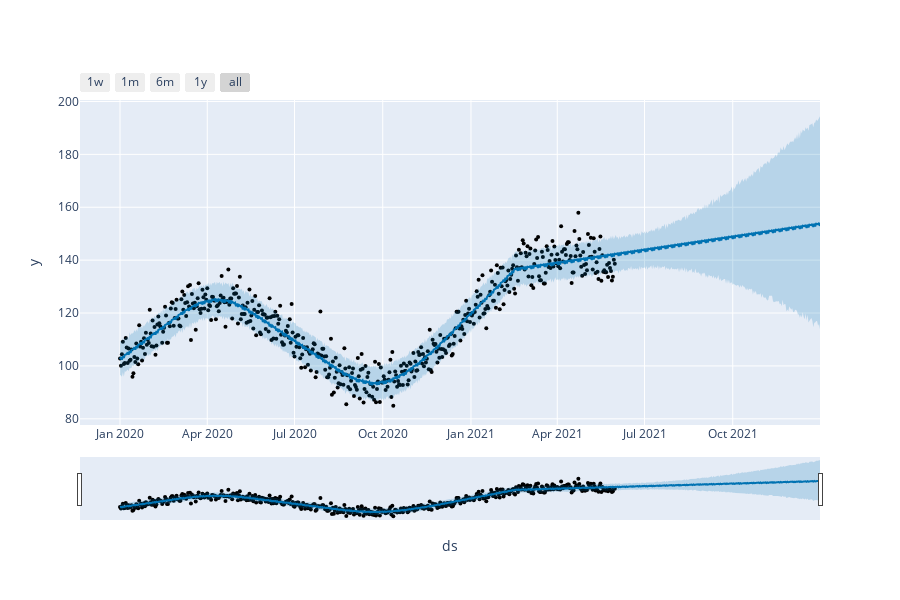
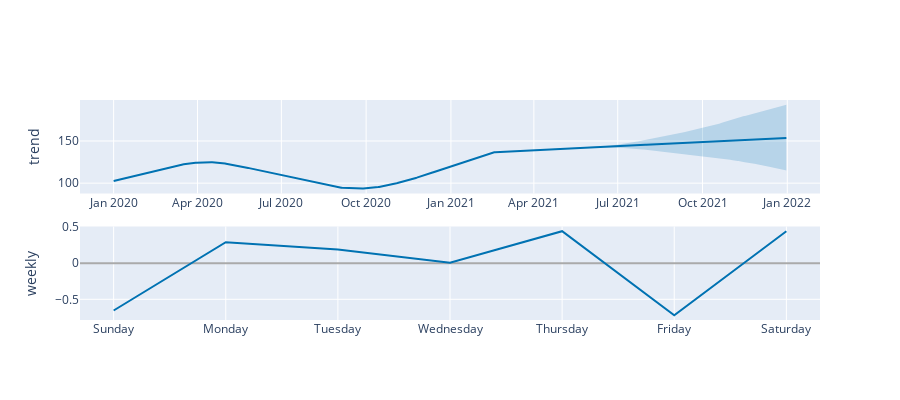

The notebook cell these images were saved under, in order:
### Markdown cell above
### 7.2 Interactive Forecast Plots with Plotly

### Purpose:
Interactive plots allow for a more dynamic exploration of the forecast results, including the trend and seasonal components. This helps us better understand the model fit and the underlying patterns captured by Prophet.

### Plot Types:
1. **Full Forecast Plot:**
   - Displays the predicted sales trend along with the actual sales data.
   - Uncertainty intervals are shaded, providing a visual representation of the model's confidence.

2. **Component Plot:**
   - Breaks down the forecast into trend, weekly seasonality, and residual components.
   - Enables inspection of individual factors contributing to the overall forecast.

### Why Interactive Plots?
- Interactive plots allow zooming in on specific periods, such as around the campaign launch date, to detect subtle shifts.
- Exploring components individually helps validate the model’s ability to capture both trend and seasonal patterns.

### Interpretation:
- The forecast plot shows how the predicted trend aligns with actual data, indicating the model's accuracy.
- The components plot reveals how much of the sales variation is due to long-term trends versus recurring patterns.


These interactive plots help visually confirm that the model has accurately captured the upward sales trend. The campaign’s impact can be observed as a sustained increase in the post-campaign trend, but statistical validation will follow in the causal impact analysis.

### Code cell
forecast_plot = plot_plotly(prophet_model, forecast)
forecast_plot.show()

components_plot = plot_components_plotly(prophet_model, forecast)
components_plot.show()

### Figure 1 — Plotly figure (JSON) as saved in the notebook; plotly's stock layout.template omitted (floating-point values rounded to 4 significant figures; data arrays with more than 128 entries replaced by an {"elided": "..."} marker saying what was removed)
{"data": [{"marker": {"color": "black", "size": 4}, "mode": "markers", "name": "Actual", "type": "scatter", "x": {"elided": "517 str values"}, "y": {"elided": "517 float values"}}, {"hoverinfo": "skip", "line": {"width": 0}, "mode": "lines", "type": "scatter", "x": {"elided": "731 str values"}, "y": {"elided": "731 float values"}}, {"fill": "tonexty", "fillcolor": "rgba(0, 114, 178, 0.2)", "line": {"color": "#0072B2", "width": 2}, "mode": "lines", "name": "Predicted", "type": "scatter", "x": {"elided": "731 str values"}, "y": {"elided": "731 float values"}}, {"fill": "tonexty", "fillcolor": "rgba(0, 114, 178, 0.2)", "hoverinfo": "skip", "line": {"width": 0}, "mode": "lines", "type": "scatter", "x": {"elided": "731 str values"}, "y": {"elided": "731 float values"}}], "layout": {"height": 600, "showlegend": false, "width": 900, "xaxis": {"rangeselector": {"buttons": [{"count": 7, "label": "1w", "step": "day", "stepmode": "backward"}, {"count": 1, "label": "1m", "step": "month", "stepmode": "backward"}, {"count": 6, "label": "6m", "step": "month", "stepmode": "backward"}, {"count": 1, "label": "1y", "step": "year", "stepmode": "backward"}, {"step": "all"}]}, "rangeslider": {"visible": true}, "title": {"text": "ds"}, "type": "date"}, "yaxis": {"title": {"text": "y"}}}}

### Figure 2 — Plotly figure (JSON) as saved in the notebook; plotly's stock layout.template omitted (floating-point values rounded to 4 significant figures; data arrays with more than 128 entries replaced by an {"elided": "..."} marker saying what was removed)
{"data": [{"line": {"color": "#0072B2", "width": 2}, "mode": "lines", "name": "trend", "type": "scatter", "x": {"elided": "731 str values"}, "xaxis": "x", "y": {"elided": "731 float values"}, "yaxis": "y"}, {"line": {"color": "rgba(0, 114, 178, 0.2)", "width": 0}, "mode": "lines", "name": "trend_upper", "type": "scatter", "x": {"elided": "731 str values"}, "xaxis": "x", "y": {"elided": "731 float values"}, "yaxis": "y"}, {"fill": "tonexty", "fillcolor": "rgba(0, 114, 178, 0.2)", "line": {"color": "rgba(0, 114, 178, 0.2)", "width": 0}, "mode": "lines", "name": "trend_lower", "type": "scatter", "x": {"elided": "731 str values"}, "xaxis": "x", "y": {"elided": "731 float values"}, "yaxis": "y"}, {"line": {"color": "#0072B2", "width": 2}, "mode": "lines", "name": "weekly", "type": "scatter", "x": ["2017-01-01T00:00:00", "2017-01-02T00:00:00", "2017-01-03T00:00:00", "2017-01-04T00:00:00", "2017-01-05T00:00:00", "2017-01-06T00:00:00", "2017-01-07T00:00:00"], "xaxis": "x2", "y": [-0.6551, 0.2913, 0.1912, 0.007803, 0.4442, -0.7217, 0.4422], "yaxis": "y2"}], "layout": {"height": 400, "showlegend": false, "width": 900, "xaxis": {"anchor": "y", "domain": [0, 1], "range": ["2019-11-25T12:00:00", "2022-02-05T12:00:00"], "type": "date"}, "xaxis2": {"anchor": "y2", "domain": [0, 1], "range": ["2016-12-31T16:48:00", "2017-01-07T07:12:00"], "tickformat": "%A", "type": "date"}, "yaxis": {"anchor": "x", "domain": [0.575, 1], "rangemode": "normal", "title": {"text": "trend"}, "zerolinecolor": "#AAA"}, "yaxis2": {"anchor": "x2", "domain": [0, 0.425], "title": {"text": "weekly"}, "zerolinecolor": "#AAA"}}}
